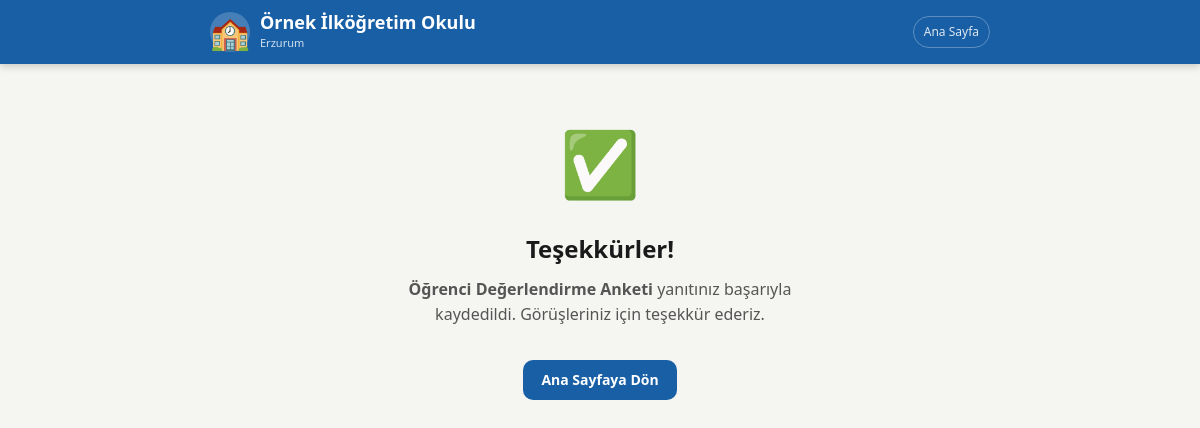
Page /tesekkur/1 on the earlier database version.
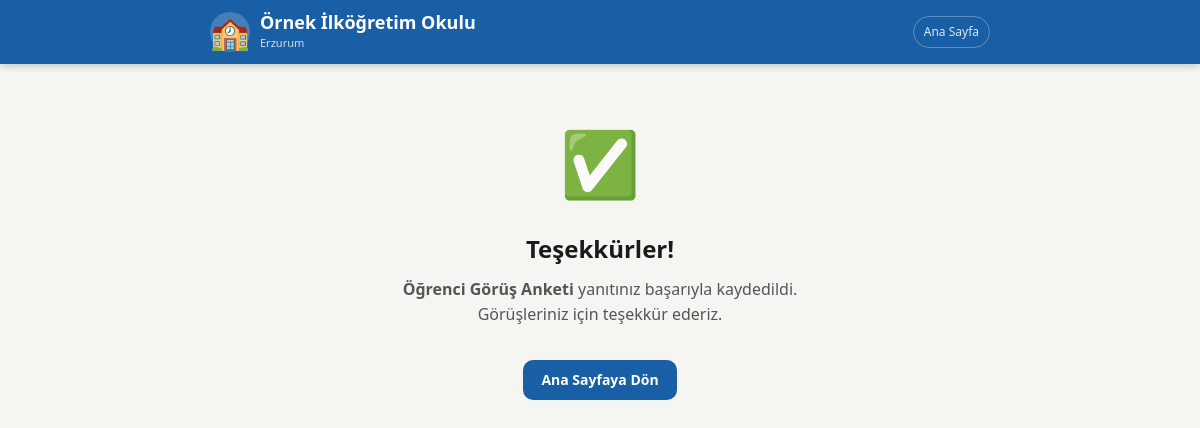
Same page on the later database version.
### tables this page shows
CREATE TABLE anketler (
            id INTEGER PRIMARY KEY AUTOINCREMENT,
            rol TEXT NOT NULL, baslik TEXT NOT NULL,
            icon TEXT NOT NULL DEFAULT '📝',
            aktif INTEGER DEFAULT 1, sira INTEGER DEFAULT 0,
            baslangic_tarihi TEXT DEFAULT NULL,
            bitis_tarihi TEXT DEFAULT NULL,
            aciklama TEXT DEFAULT '',
            gorunum TEXT DEFAULT 'varsayilan'
        , kart_renk TEXT DEFAULT '', tek_seferlik INTEGER DEFAULT 1);

### app.py (the view)
@app.route("/tesekkur/<int:anket_id>")
def tesekkur(anket_id):
    with db() as c:
        a=c.execute("SELECT * FROM anketler WHERE id=?",(anket_id,)).fetchone()
    ctx=gctx(); ctx["anket"]=dict(a) if a else {"baslik":"Anket","icon":"✅","id":0}
    return render_template("tesekkur.html",**ctx)

### app.py (called while the page is built)
def db():
    con = sqlite3.connect(DB)
    con.row_factory = sqlite3.Row
    return con

def ayar(k, v=""):
    with db() as c:
        r=c.execute("SELECT deger FROM ayarlar WHERE anahtar=?",(k,)).fetchone()
    return r["deger"] if r else v

### templates/tesekkur.html (shortened to what this page needs)
{% extends "base.html" %}
{% block icerik %}
<div class="kap" style="text-align:center;padding-top:3rem">
  <div style="font-size:64px;margin-bottom:1rem">✅</div>
  <h1 style="font-size:24px;font-weight:800;margin-bottom:8px">Teşekkürler!</h1>
  <p style="font-size:16px;color:var(--metin-ik);margin-bottom:2rem;max-width:400px;margin-left:auto;margin-right:auto">
    <strong>{{ anket.baslik }}</strong> yanıtınız başarıyla kaydedildi. Görüşleriniz için teşekkür ederiz.
  </p>
  <div style="display:flex;gap:10px;justify-content:center;flex-wrap:wrap">
    <a href="/" class="btn btn-ana">Ana Sayfaya Dön</a>
  </div>
</div>
{% endblock %}

Differences in the rows shown:
changed anketler: baslik "Öğrenci Değerlendirme Anketi" → "Öğrenci Görüş Anketi"
